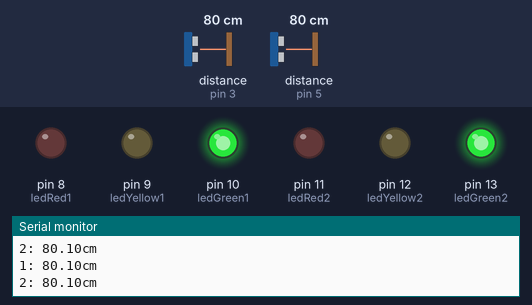
A sketch run on a simulated Arduino Uno, built with avr-gcc and run on an emulated ATmega328P. Shown: output pins drawn as LEDs (lit = HIGH), the last lines printed to the serial monitor. Wiring (inferred from the names in the program): 2 × ultrasonic range finder: trigger pin 4, echo pin 3 / trigger pin 6, echo pin 5. The test bench sets the inputs (shaded band); at power-on: distance to the obstacle (sensors on pin 3, pin 5) 80 cm. The echo pulse lasts 58.3 µs per cm; pins used as bus, display or sensor lines are not drawn.

Above: at 1.2 s.
1.3 s: distance to the obstacle (sensor on pin 3) set to 23 cm
2.8 s: distance to the obstacle (sensor on pin 3) set to 18 cm
At 4.1 s:
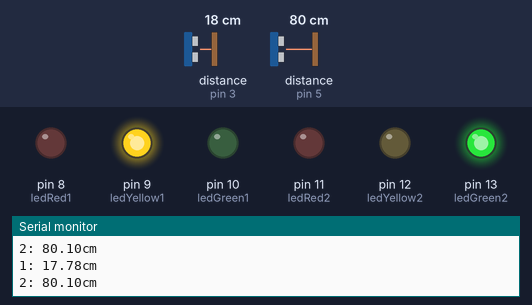
4.4 s: distance to the obstacle (sensor on pin 5) set to 23 cm
5.9 s: distance to the obstacle (sensor on pin 5) set to 18 cm
At 7.1 s:
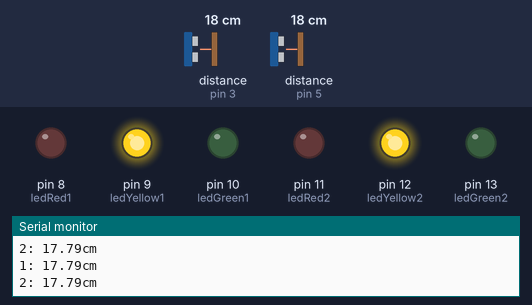
7.4 s: distance to the obstacle (sensor on pin 3) set to 35 cm
At 7.7 s:
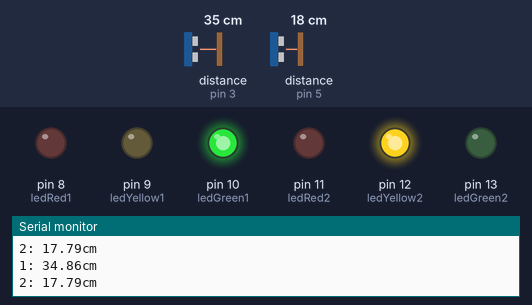
8.9 s: distance to the obstacle (sensor on pin 5) set to 12 cm
10.4 s: distance to the obstacle (sensor on pin 5) set to 9 cm
At 11.4 s:
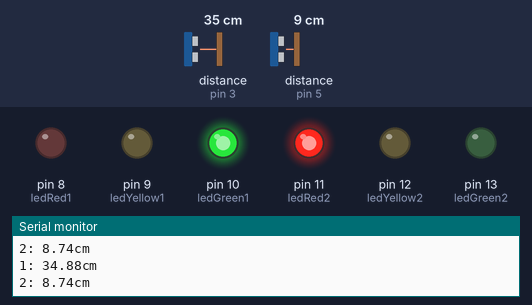
Timing chart, 0 to 13.0 s (numbered marks = the images above; inputs shaded):
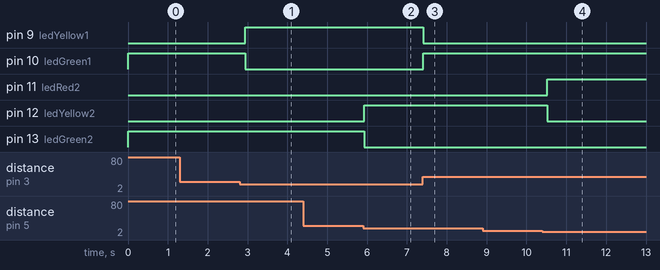

Measured:
- the behaviour switches between 21 and 20 cm on distance to the obstacle (sensor on pin 3) (found by bisection; images 0 and 1)
- the behaviour switches between 21 and 20 cm on distance to the obstacle (sensor on pin 5) (found by bisection; images 1 and 2)
- the behaviour switches between 11 and 10 cm on distance to the obstacle (sensor on pin 5) (found by bisection; images 3 and 4)
- after the input at 2.8 s, pin 9 (ledYellow1): LOW → HIGH after 0.14 s; pin 10 (ledGreen1): HIGH → LOW after 0.14 s
- after the input at 5.9 s, pin 12 (ledYellow2): LOW → HIGH at once; pin 13 (ledGreen2): HIGH → LOW at once
- after the input at 7.4 s, pin 9 (ledYellow1): HIGH → LOW at once; pin 10 (ledGreen1): LOW → HIGH at once
- after the input at 10.4 s, pin 11 (ledRed2): LOW → HIGH after 0.12 s; pin 12 (ledYellow2): HIGH → LOW after 0.12 s

The sketch:

Storage_Check.ino
```cpp
int ledRed1 = 8;
int ledYellow1 = 9;
int ledGreen1 = 10;

int ledRed2 = 11;
int ledYellow2 = 12;
int ledGreen2 = 13;

int echo1 = 3;
int trig1 = 4;

int echo2 = 5;
int trig2 = 6;

float setUSenor(int Pin_trig,int Pin_echo,int num)
{
  digitalWrite(Pin_trig, LOW);
  digitalWrite(Pin_echo, LOW);
  delayMicroseconds(2);
  digitalWrite(Pin_trig, HIGH);
  delayMicroseconds(10);
  digitalWrite(Pin_trig, LOW);

  unsigned long duration = pulseIn(Pin_echo, HIGH);

  // 초음파의 속도는 초당 340미터를 이동하거나, 29마이크로초 당 1센치를 이동합니다.
  // 따라서, 초음파의 이동 거리 = duration(왕복에 걸린시간) / 29 / 2 입니다.
  float distance = duration / 29.0 / 2.0;

  // 측정된 거리 값를 시리얼 모니터에 출력합니다.
  Serial.print(num);
  Serial.print(": ");
  Serial.print(distance);
  Serial.println("cm");
  return distance;
}


void setup()
{
  Serial.begin(9600);
  pinMode(ledRed1, OUTPUT);
  pinMode(ledYellow1, OUTPUT);
  pinMode(ledGreen1, OUTPUT);

  pinMode(ledRed2, OUTPUT);
  pinMode(ledYellow2, OUTPUT);
  pinMode(ledGreen2, OUTPUT);

  pinMode(echo1, INPUT);
  pinMode(trig1, OUTPUT);

  pinMode(echo2, INPUT);
  pinMode(trig2, OUTPUT);
}


void loop()
{


  float distance1, distance2;
  distance1 = setUSenor(trig1, echo1, 1);
  distance2 = setUSenor(trig2, echo2, 2);


  if (distance1 > 20)
  {
    digitalWrite(ledRed1, LOW);
    digitalWrite(ledYellow1, LOW);
    digitalWrite(ledGreen1, HIGH);
  }
  else if (distance1 > 10)
  {
    digitalWrite(ledRed1, LOW);
    digitalWrite(ledYellow1, HIGH);
    digitalWrite(ledGreen1, LOW);
  }
  else if (distance1 <= 10)
  {
    digitalWrite(ledRed1, HIGH);
    digitalWrite(ledYellow1, LOW);
    digitalWrite(ledGreen1, LOW);
  }


  if (distance2 > 20)
  {
    digitalWrite(ledRed2, LOW);
    digitalWrite(ledYellow2, LOW);
    digitalWrite(ledGreen2, HIGH);
  }
  else if (distance2 > 10)
  {
    digitalWrite(ledRed2, LOW);
    digitalWrite(ledYellow2, HIGH);
    digitalWrite(ledGreen2, LOW);
  }
  else if (distance2 <= 10)
  {
    digitalWrite(ledRed2, HIGH);
    digitalWrite(ledYellow2, LOW);
    digitalWrite(ledGreen2, LOW);
  }


  delay(130);
}
```
